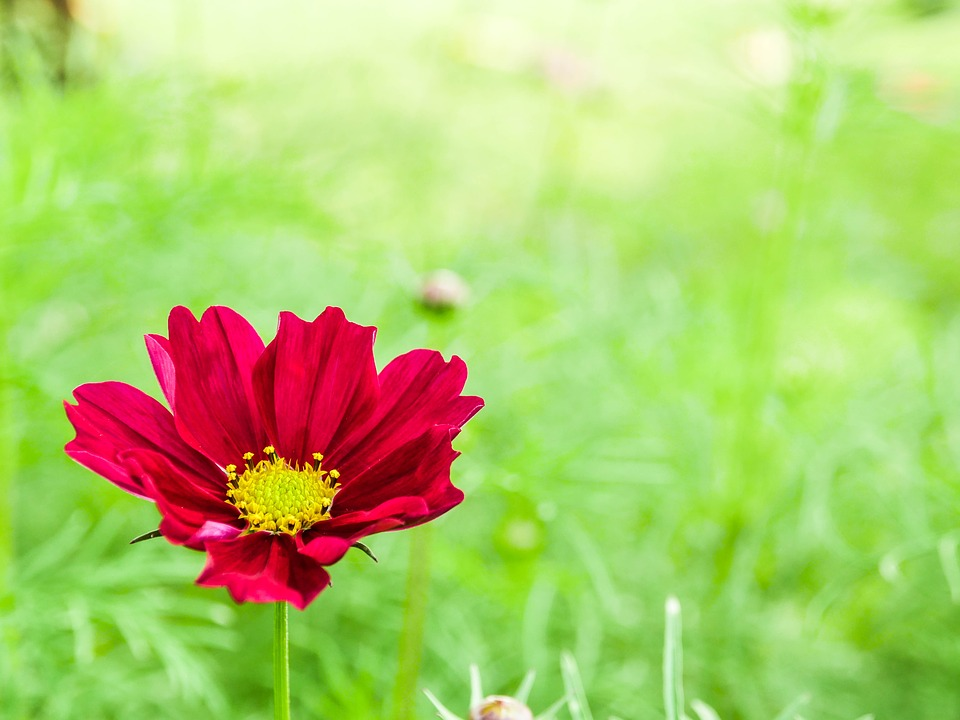
#> input picture dataset/flower.jpg, 960 x 720 px, found by its file name
$ python Canny.py
#> lines starting #> are read from the running program, lines starting #| are printed output that depends on the picture; after the words box and inside, x2 and y2 are one past the last pixel; in counts of white or black regions, pixels touching at a corner belong together
import cv2
import numpy as np

img = cv2.resize(cv2.imread("dataset/flower.jpg"),None,fx=0.5,fy=0.5)

hsv = cv2.cvtColor(img,cv2.COLOR_RGB2HSV)
#> hsv: shape (360, 480, 3); mean H, S, V 81.4, 140.1, 221.5
mask = cv2.inRange(hsv,np.array([120,50,50]),np.array([150,255,255]))
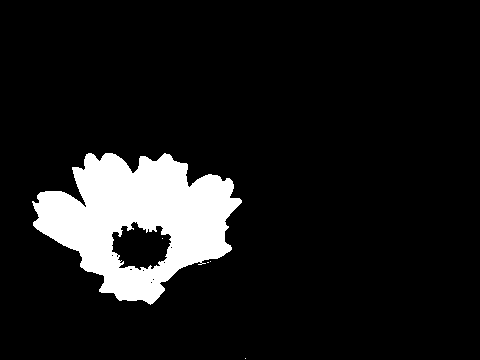
#> mask: shape (360, 480); 10.2% white; 5 white regions (4 under 20 px), largest, box (x1, y1, x2, y2) and area: (32, 153, 242, 305) 17620
res = cv2.bitwise_and(img,img,mask=mask)
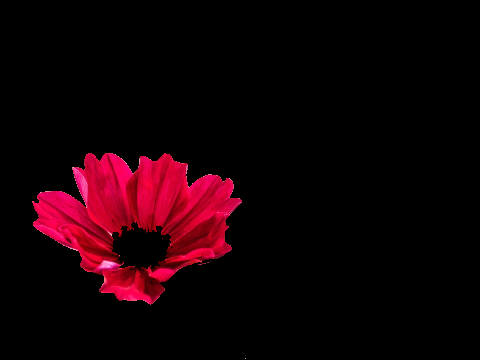
#> res: shape (360, 480, 3); mean B, G, R 5.2, 0.6, 19.8
ret,thres = cv2.threshold(mask,0,255,cv2.THRESH_BINARY)
resCan = cv2.Canny(thres,threshold1=50,threshold2=150)
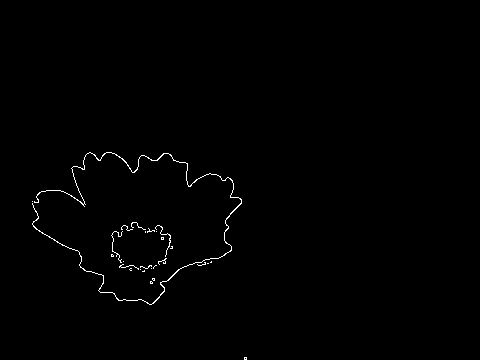
#> resCan: shape (360, 480); 0.63% white in thin lines or dots, all inside (x1, y1, x2, y2) = (32, 152, 247, 360)

cv2.imshow("Original img",img)
cv2.imshow("Result img",res)
cv2.imshow("Threshold image",thres)
cv2.imshow("Canny",resCan)
cv2.waitKey(0)
cv2.destroyAllWindows()

$ run again, with dataset/2.jpg copied over dataset/flower.jpg
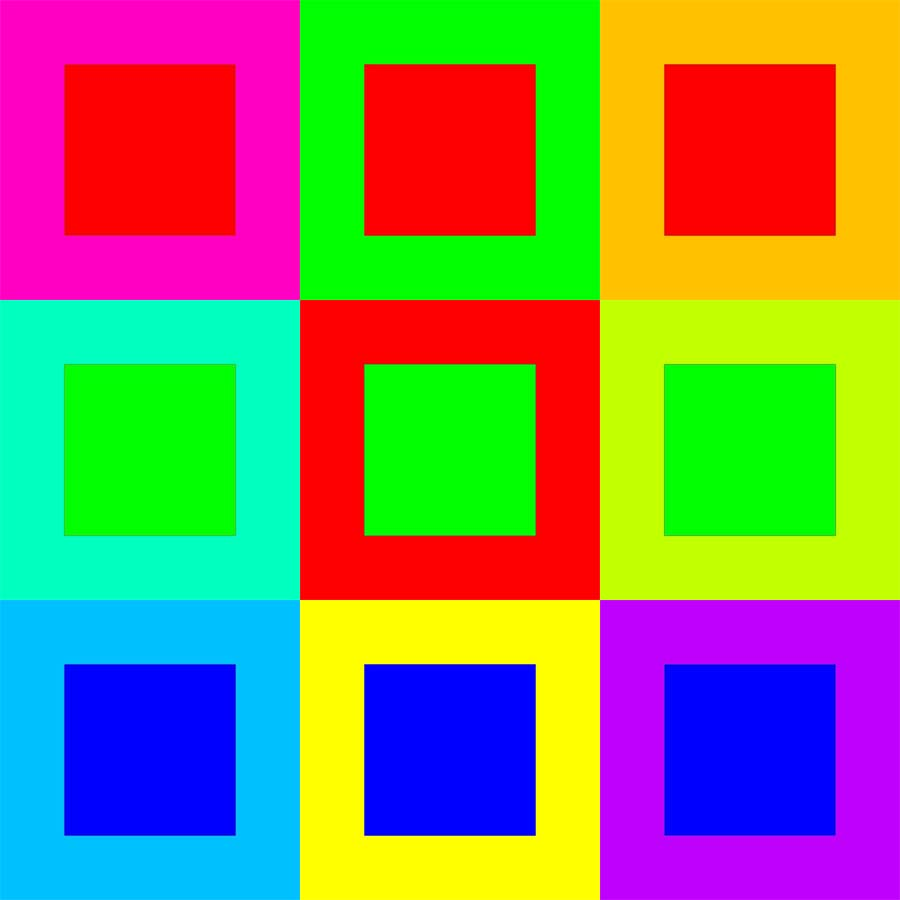
#> input picture dataset/2.jpg, 900 x 900 px, found by its file name
#> hsv: shape (450, 450, 3); mean H, S, V 80.8, 253.3, 253.2
#> `mask = cv2.inRange(hsv,np.array([120,50,50]),np.array([150,255,255]))`:
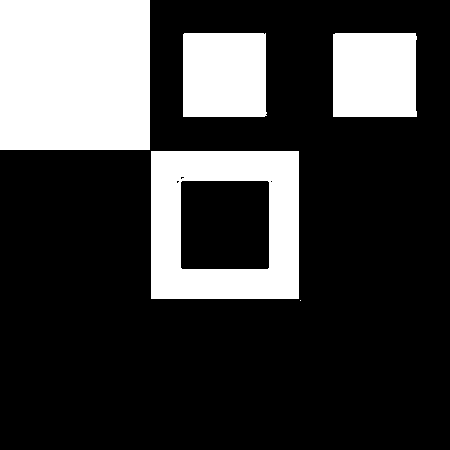
#> mask: shape (450, 450); 25% white; 5 white regions (1 under 20 px), largest, box (x1, y1, x2, y2) and area: (0, 0, 150, 150) 22500, (151, 151, 299, 299) 14156, (333, 33, 417, 117) 6980, (183, 33, 267, 117) 6972
#> `resCan = cv2.Canny(thres,threshold1=50,threshold2=150)`:
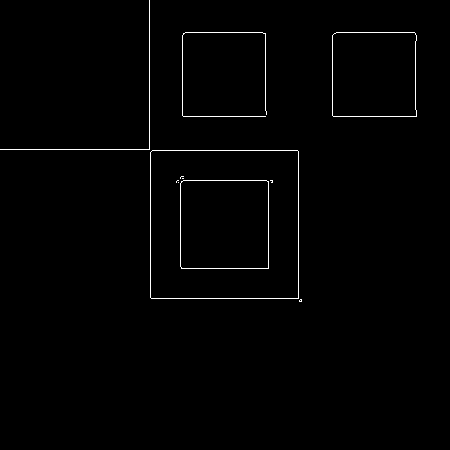
#> resCan: shape (450, 450); 0.95% white in thin lines or dots, all inside (x1, y1, x2, y2) = (0, 0, 417, 302)
